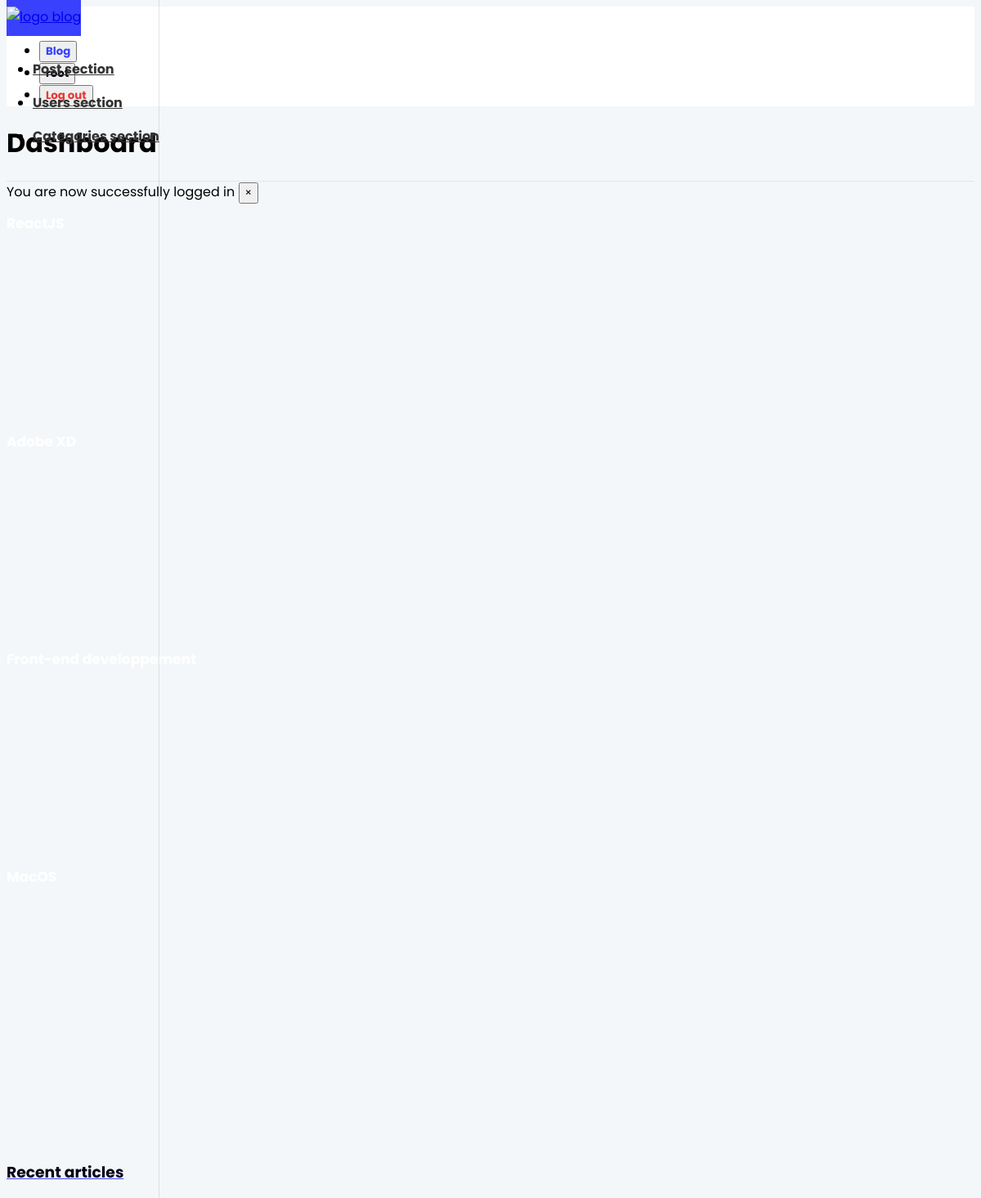
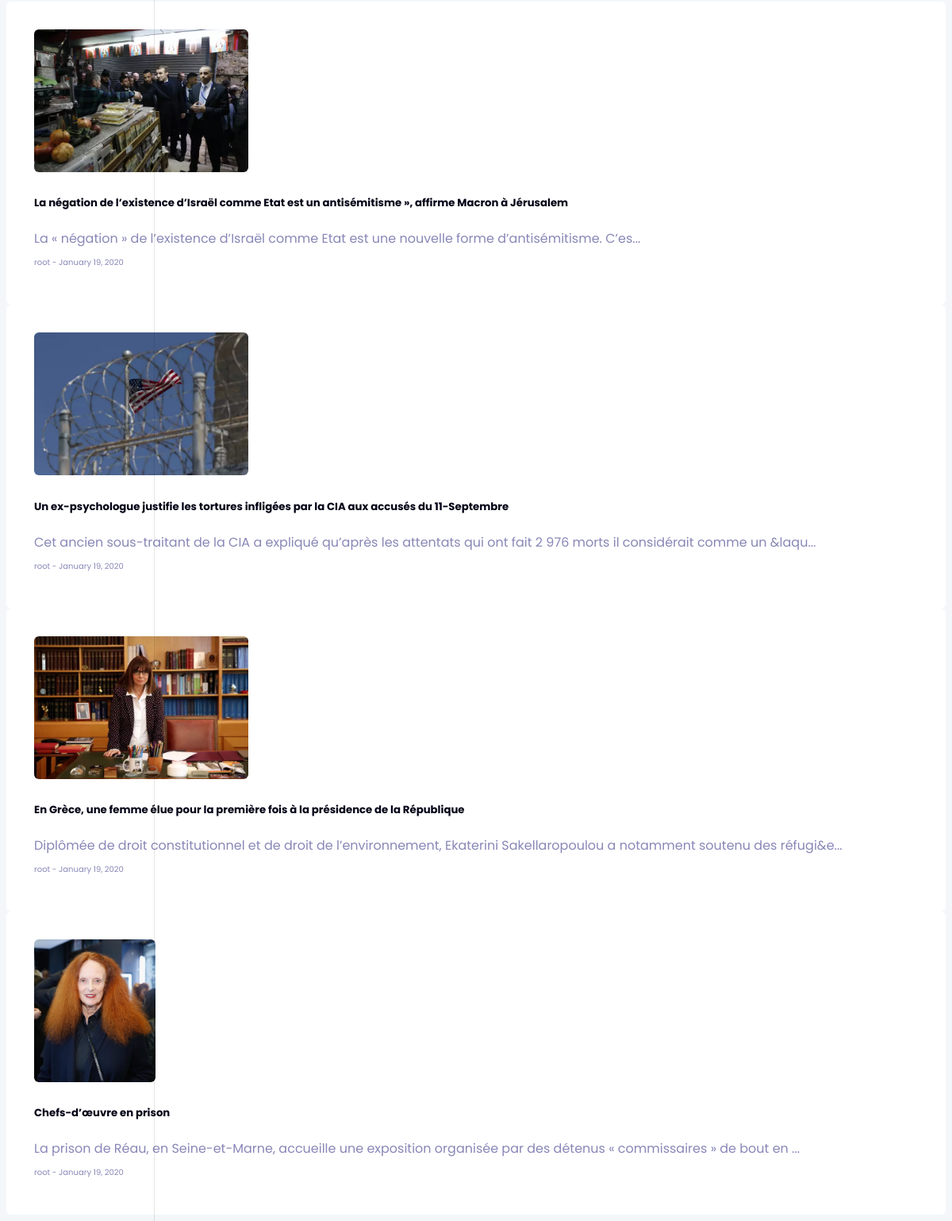
The page /app/admin/dashboard.php (signed in) on the database its author committed (2 pictures, top to bottom).
### tables this page shows
CREATE TABLE `posts` (
  `id` int(11) NOT NULL,
  `user_id` int(11) NOT NULL,
  `categorie_id` int(11) DEFAULT NULL,
  `body` text NOT NULL,
  `image` varchar(255) NOT NULL,
  `title` varchar(255) NOT NULL,
  `published` tinyint(4) NOT NULL,
  `created_at` timestamp NOT NULL DEFAULT current_timestamp()
);

CREATE TABLE `users` (
  `id` int(11) NOT NULL,
  `admin` tinyint(1) NOT NULL,
  `user_name` varchar(255) NOT NULL,
  `email` varchar(255) NOT NULL,
  `password` varchar(255) NOT NULL,
  `created_at` timestamp NOT NULL DEFAULT current_timestamp()
);

### app/db/database.php (called while the page is built, shortened)
<?php
require("connect.php");
function execQuery($sql, $data)
{
    global $conn;
    $fetcher = $conn->prepare($sql);
    $values  = array_values($data);
    $types   = str_repeat("s", count($values));
    $fetcher->bind_param($types, ...$values);
    $fetcher->execute();
    return $fetcher;
}
function getPublishedUser()
{
    $sql = "SELECT p.*, u.user_name FROM posts AS p JOIN users AS u ON p.user_id=u.id WHERE p.published = ?";
    $fetcher = execQuery($sql, ["published" => 1]);
    $payload = $fetcher->get_result()->fetch_all(MYSQLI_ASSOC);
    return $payload;
}

### app/admin/dashboard.php (the view, shortened to what this page needs)
<?php
    include(ROOT_PATH . "/app/controllers/categories.php");
    $posts = getPublishedUser();
?>
<!DOCTYPE html>
<html lang="en">
<head>
    <link rel="stylesheet" href="https://unpkg.com/bootstrap-material-design@4.1.1/dist/css/bootstrap-material-design.min.css" />
    <link rel="stylesheet" href="https://unicons.iconscout.com/release/v2.0.1/css/unicons.css" />
    <link href="../../assets/dashboard.css" rel="stylesheet" />
</head>
<body>
    <?php include(ROOT_PATH . "/app/components/navbar_dashboard.php") ?>
    <div class="container-fluid">
        <div class="row">
            <main role="main" class="col-md-9 ml-sm-auto col-lg-10 pt-3 px-4">
                <div class="d-flex justify-content-between flex-wrap flex-md-nowrap align-items-center pb-2 mb-3 border-bottom">
                    <h1 style="font-weight: bold">Dashboard</h1>
                </div>
                <?php include(ROOT_PATH . "/app/components/message_handler.php") ?>
                <div class="d-flex mb-5 mt-5">
                    <div class="ml-3 hoverCard" style="background-image: url(https://images.unsplash.com/photo-1532153955177-f59af40d6472?ixlib=rb-1.2.1&auto=format&fit=crop&w=1234&q=80); height: 255px; width: 25%; border-radius: 10px">
                        <div class="p-4">
                            <h1 style="font-weight: bold; color: white; font-size: 17px"><?php echo $categories[0]["name"]; ?></h1>
                        </div>
                    </div>
                    <div class="ml-3 hoverCard" style="background-image: url(https://images.unsplash.com/photo-1515879218367-8466d910aaa4?ixlib=rb-1.2.1&ixid=eyJhcHBfaWQiOjEyMDd9&auto=format&fit=crop&w=2550&q=80); height: 255px; width: 25%; border-radius: 10px; background-position: center">
                        <div class="p-4">
                            <h1 style="font-weight: bold; color: white; font-size: 17px"><?php echo $categories[1]["name"]; ?></h1>
                        </div>
                    </div>
                    <div class="ml-3 hoverCard" style="background-image: url(https://images.unsplash.com/photo-1529107386315-e1a2ed48a620?ixlib=rb-1.2.1&ixid=eyJhcHBfaWQiOjEyMDd9&auto=format&fit=crop&w=2550&q=80); height: 255px; width: 25%; border-radius: 10px; background-position: center">
                        <div class="p-4">
                            <h1 style="font-weight: bold; color: white; font-size: 17px"><?php echo $categories[2]["name"]; ?></h1>
                        </div>
                    </div>
                    <div class="ml-3 hoverCard" style="background-image: url(https://images.unsplash.com/photo-1558346490-a72e53ae2d4f?ixlib=rb-1.2.1&ixid=eyJhcHBfaWQiOjEyMDd9&auto=format&fit=crop&w=2550&q=80); height: 255px; width: 25%; border-radius: 10px; background-position: left">
                        <div class="p-4">
                            <h1 style="font-weight: bold; color: white; font-size: 17px"><?php echo $categories[3]["name"]; ?></h1>
                        </div>
                    </div>
                </div>
                <div style="margin-top: 105px">
                    <h3 style="color: #010116; font-weight: bold"><u style="text-decoration-color: #3941FF">Recent articles</u></h3>
                    <?php foreach ($posts as $post): ?>
                    <a href="article.php?id=<?php echo $post["id"]; ?>" style="text-decoration: none">
                        <div class="d-flex whiteCard hoverCard mt-3 mb-3 align-items-center">
                            <img src="<?php echo BASE_URL . "/assets/images/" . $post["image"]; ?>" style="height: 180px; border-radius: 6px" />
                            <div class="ml-3">
                                <h5 style="font-weight: bold; color: #010116"><?php echo $post["title"]; ?></h5>
                                <span style="color: #8887B7"><?php echo mb_substr($post["body"], 0, 150) . "..."; ?></span><br />
                                <p style="font-size: 10px; color:#8887B7; margin-top: 10px"><?php echo $post["user_name"]; ?> - <?php echo date("F j, Y", strtotime($post["created_at"])); ?></p>
                            </div>
                        </div>
                    </a>
                    <?php endforeach; ?>
                </div>
            </main>
        </div>
    </div>
</body>
</html>

### assets/dashboard.css (style rules this page uses)
* { font-family: "Poppins", sans-serif !important; }
body { background-color: #f4f7f9 !important; }
.border-bottom { border-bottom: 1px solid #e5e5e5; }
.whiteCard { padding : 35px; background-color: white; color : #010116; border-radius : 6px; }
.hoverCard { transition: all 0.3s ease; cursor: pointer; }

### rows shown on the page
posts: image (picture), title "La négation de l’existence d’Israël comme Etat est un antisémitisme », affirme Macron à Jérusalem", body "La « négation » de l’existence d’Israël comme Etat est une nouvelle forme d’antisémitisme. C’es", user.user_name "root", created_at "January 19, 2020"
posts: image (picture), title "Un ex-psychologue justifie les tortures infligées par la CIA aux accusés du 11-Septembre", body "Cet ancien sous-traitant de la CIA a expliqué qu’après les attentats qui ont fait 2 976 morts il considérait comme un &laqu", user.user_name "root", created_at "January 19, 2020"
posts: image (picture), title "En Grèce, une femme élue pour la première fois à la présidence de la République", body "Diplômée de droit constitutionnel et de droit de l’environnement, Ekaterini Sakellaropoulou a notamment soutenu des réfugi&e", user.user_name "root", created_at "January 19, 2020"
posts: image (picture), title "Chefs-d’œuvre en prison", body "La prison de Réau, en Seine-et-Marne, accueille une exposition organisée par des détenus « commissaires » de bout en", user.user_name "root", created_at "January 19, 2020"

### other values the page prints
$_SESSION['user_name'] "root"
$_SESSION["message"] "You are now successfully logged in"
